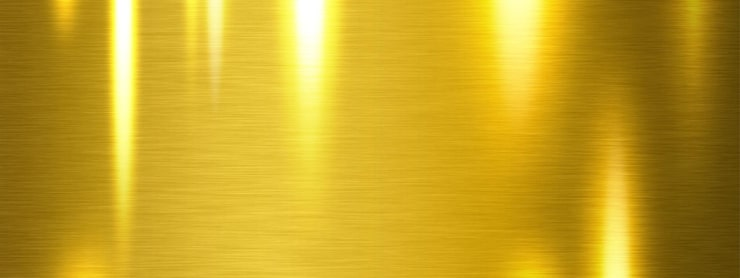
#> input picture assets/texturas/ouro-3-escovado.jpg, 740 x 278 px
$ python story_bf_natal.py out.png
#> lines starting #> are read from the running program, lines starting #| are printed output that depends on the picture
### shimmer_style.py
"""Shimmer visual identity.

Rules from the brand owner:
- caps: Cinzel, tight spacing, white, subtle shadow
- highlight word: Parisienne filled with the brand gold texture (pure, unaltered), discreet shadow
- caps sit left-aligned on top of the script word, forming one block
- no sparkles, shines or other artificial effects
- photos arrive already edited: no sharpening, no colour changes, no heavy crops; export at top quality
"""
import numpy as np
from PIL import Image, ImageDraw, ImageFont, ImageFilter

import os
_HERE = os.path.dirname(os.path.abspath(__file__))
S = os.path.join(_HERE, 'assets') + '/'                    # fonts live in assets/fonts (durable, in the repo)
# Brand gold textures chosen by Eliz (23/11/2026): always one of these three. Default: brushed gold (no watermark).
GOLD_TEXTURES = {'escovado': 'ouro-3-escovado.jpg', 'folha': 'ouro-2-folha.jpg', 'liquido': 'ouro-1-liquido.jpg'}
GOLD_TEX_PATH = os.path.join(_HERE, 'assets', 'texturas', GOLD_TEXTURES[os.environ.get('SHIMMER_OURO', 'escovado')])
GOLD_TEX = Image.open(GOLD_TEX_PATH).convert('RGB') if os.path.exists(GOLD_TEX_PATH) else None
#> GOLD_TEX is the input picture: PIL image 740x278 RGB; mean R, G, B 197.6, 162.6, 35.6
if GOLD_TEX is not None:
    # use the bright central part of the texture: its outer edges are dark and made the letter tips look black
    _w, _h = GOLD_TEX.size
    GOLD_TEX = GOLD_TEX.crop((int(_w * 0.14), 0, int(_w * 0.86), _h))
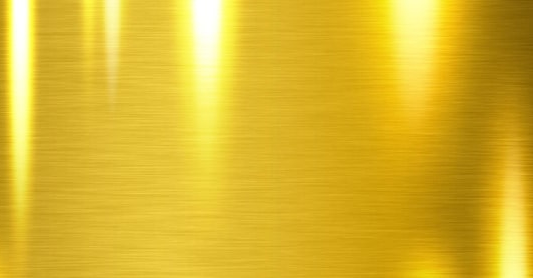
#> GOLD_TEX: PIL image 533x278 RGB; mean R, G, B 218.7, 183, 44.7
WHITE = (255, 253, 248)
CHAMPAGNE = np.array([212, 178, 108], np.float32)


def script_font(size):
    return ImageFont.truetype(S + 'fonts/Parisienne.ttf', size)


def caps_font(size, wght=500):
    # Cinzel is part of the brand identity (owner's call)
    f = ImageFont.truetype(S + 'fonts/Cinzel.ttf', size)
    f.set_variation_by_axes([wght])
    return f


FEAT = ['lnum']  # lining figures: Cormorant's old-style 1 reads as 'i'


# [70 lines left out: functions _mask, _with_shadow, gold_text, white_text, paste, not called in this run]


def ink_size(layer_bb):
    bb = layer_bb[1]
    return bb[2] - bb[0], bb[3] - bb[1]


# [37 lines left out: functions title_block, cover, crop_native, save_hq, not called in this run]


def gold_fill(mask):
    """Fill any L mask (icon, shape) with the gold texture spanning its ink box, PowerClip style."""
    w, h = mask.size
    x0, y0, x1, y1 = mask.getbbox()
    iw, ih = x1 - x0, y1 - y0
    th = int(ih / 0.70) + 1
    tex = GOLD_TEX.resize((iw, th), Image.LANCZOS)
    top = int(th * 0.15)
    out = Image.new('RGBA', (w, h), (0, 0, 0, 0))
    out.paste(tex.crop((0, top, iw, top + ih)).convert('RGBA'), (x0, y0))
    out.putalpha(mask)
    return out


# [9 lines left out: function bottom_fade, not called in this run]


# ---- price block, as on the feed (Solitário Clássico post) ----
PRICE_COLOR = (132, 101, 46)     # solid brown-gold of "R$ 1.350"
LABEL_COLOR = (104, 93, 80)      # "À VISTA NO PIX"
PARCEL_COLOR = (112, 103, 93)    # "ou 10x de ... sem juros"
SPEC_COLOR = (164, 140, 104)     # spec line in Cinzel


# [29 lines left out: functions sans, solid_text, spec_line, price_block, not called in this run]

### story_bf_natal.py
import sys, subprocess, math
import numpy as np
from PIL import Image, ImageDraw, ImageFilter
sys.path.insert(0, '.')
from shimmer_style import *
OUT = sys.argv[1]; PREV = sys.argv[2:]
W, H, FPS, DUR = 1080, 1920, 30, 13.0
BLACK = np.array([14, 12, 10], np.float32)
CHAMP = (214, 186, 128); CREAM = (240, 232, 218); MUTED = (170, 158, 140)
SITE = '/home/user/shimmer-joias-/images/'
yy, xx = np.mgrid[0:H, 0:W].astype(np.float32)
glow = np.clip(1 - np.sqrt(((xx - W / 2) / 900) ** 2 + ((yy - 380) / 700) ** 2), 0, 1) ** 2 * 18   # very soft warm light behind the title
BG = BLACK + glow[..., None] * np.array([1.0, 0.8, 0.5], np.float32)

def L(): return Image.new('RGBA', (W, H), (0, 0, 0, 0))
LAY = []

def gift():
    C = 1200; m = Image.new('L', (C, C), 0); d = ImageDraw.Draw(m); lw = 44
    d.rounded_rectangle([200, 520, 1000, 1080], radius=30, outline=255, width=lw)        # box
    d.rounded_rectangle([150, 400, 1050, 540], radius=30, outline=255, width=lw)         # lid
    d.line([(600, 400), (600, 1080)], fill=255, width=lw)                                # ribbon
    d.ellipse([330, 150, 600, 410], outline=255, width=lw)                               # bow loops
    d.ellipse([600, 150, 870, 410], outline=255, width=lw)
    m = m.crop((120, 120, 1080, 1100)).resize((150, 153), Image.LANCZOS)
    return gold_fill(m)
a = L(); g = gift(); a.alpha_composite(g, (W // 2 - g.width // 2, 95)); LAY.append((a, 0.2))
#> after `a = L()`: a: PIL image 1080x1920 RGBA; every value is 0
#> in gift, `m = Image.new('L', (C, C), 0)`: m: PIL image 1200x1200 L; every value is 0
#> in gift, `m = m.crop((120, 120, 1080, 1100)).resize((150, 153), Image.LANCZOS)`:
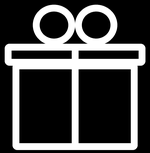
#> m: PIL image 150x153 L; min 0, max 255, mean 70.7
#> in gold_fill, `x0, y0, x1, y1 = mask.getbbox()`: x0 = 2; x1 = 148; y1 = 153
#> in gold_fill, `iw, ih = x1 - x0, y1 - y0`: iw = 146; ih = 151
#> in gold_fill, `th = int(ih / 0.70) + 1`: th = 216
#> in gold_fill, `tex = GOLD_TEX.resize((iw, th), Image.LANCZOS)`:
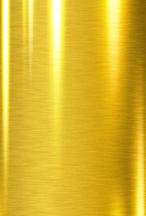
#> tex: PIL image 146x216 RGB; mean R, G, B 218.8, 183, 44.7
#> in gold_fill, `top = int(th * 0.15)`: top = 32
#> in gold_fill, `out = Image.new('RGBA', (w, h), (0, 0, 0, 0))`: out: PIL image 150x153 RGBA; every value is 0
#> in gold_fill, `out.paste(tex.crop((0, top, iw, top + ih)).convert('RGBA'), (x0, y0))`:
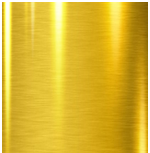
#> out: PIL image 150x153 RGBA; mean R, G, B, A 209.1, 173.8, 39.8, 245; transparent parts drawn white
#> in gold_fill, `out.putalpha(mask)`:
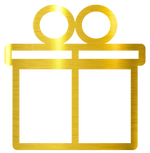
#> out: PIL image 150x153 RGBA; mean R, G, B, A 209.1, 173.8, 39.8, 70.7; transparent parts drawn white
#> after `a.alpha_composite(g, (W // 2 - g.width // 2, 95))`:
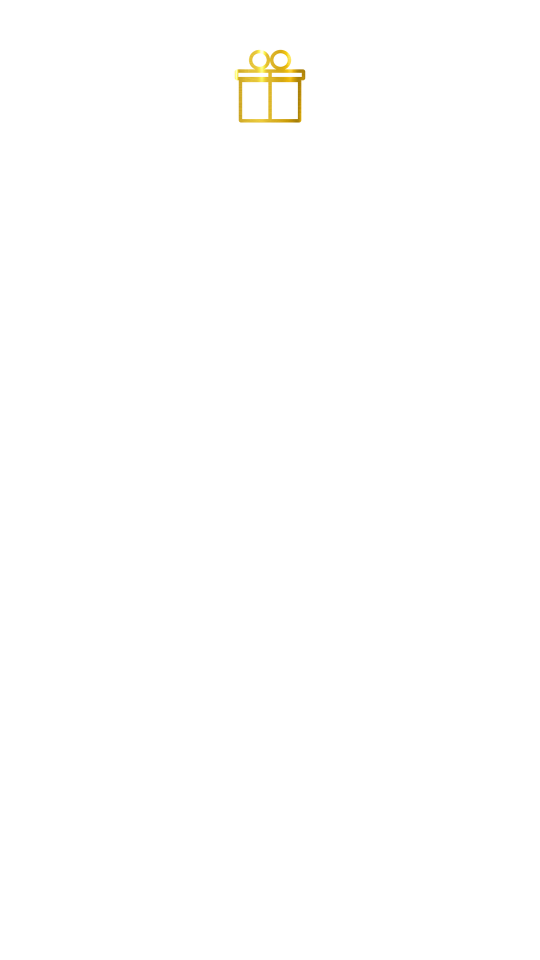
#> a: PIL image 1080x1920 RGBA (shown at 1/2 size); mean R, G, B, A 0.9, 0.8, 0.2, 0.8; transparent parts drawn white
a = L(); paste(a, solid_text('BLACK FRIDAY', caps_font(92, 600), CREAM, 10), W / 2, 290, anchor='center'); LAY.append((a, 0.5))
#> (the run stopped early here; a loop or call above may not have finished)

$ run again, with look/detalhes-original.webp saved as assets/texturas/ouro-3-escovado.jpg
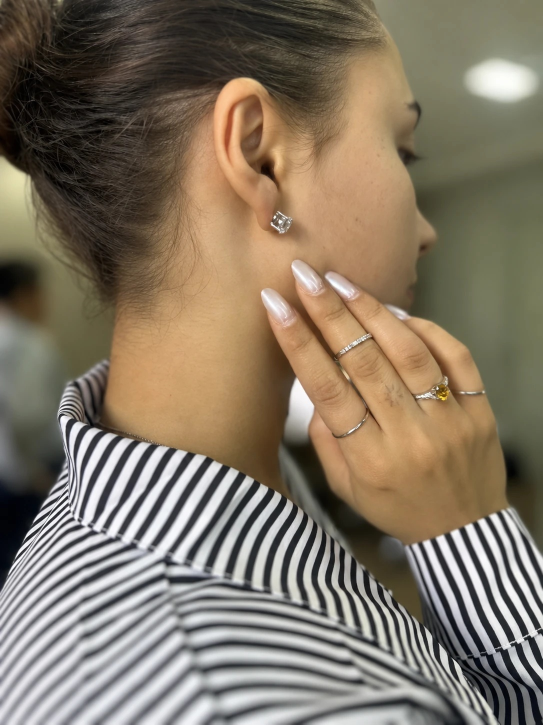
#> input picture look/detalhes-original.webp, 1086 x 1449 px (shown at 1/2 size)
#> GOLD_TEX is the input picture: PIL image 1086x1449 RGB; mean R, G, B 131.3, 118.5, 100.9
#> GOLD_TEX: PIL image 781x1449 RGB
#> a: PIL image 1080x1920 RGBA; every value is 0
#> x0 = 2; x1 = 148; y1 = 153
#> iw = 146; ih = 151
#> th = 216
#> in gold_fill, `tex = GOLD_TEX.resize((iw, th), Image.LANCZOS)`:
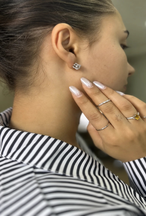
#> tex: PIL image 146x216 RGB; mean R, G, B 138.8, 121.9, 102.2
#> top = 32
#> `a.alpha_composite(g, (W // 2 - g.width // 2, 95))`:
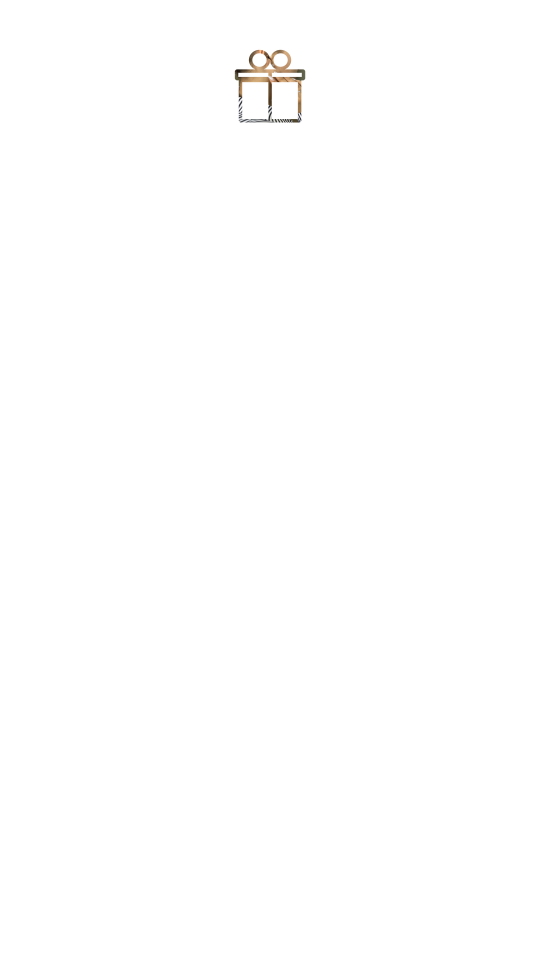
#> a: PIL image 1080x1920 RGBA (shown at 1/2 size); mean R, G, B, A 0.6, 0.5, 0.4, 0.8; transparent parts drawn white
